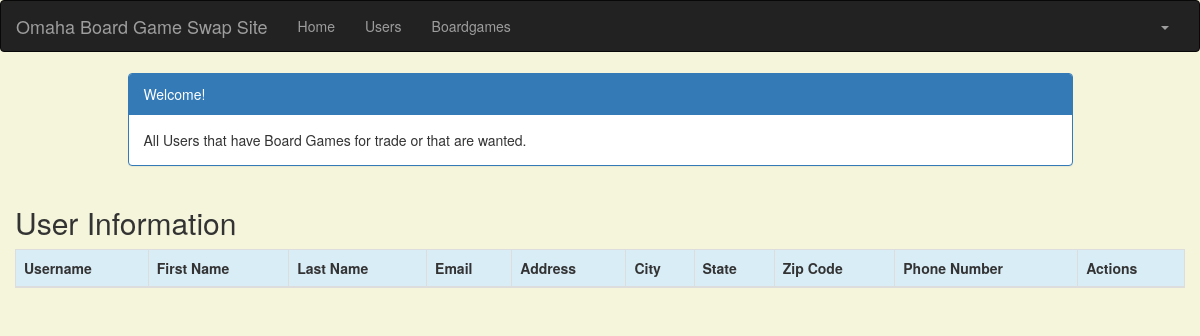
Before: /user_list (signed in) with the older database file.
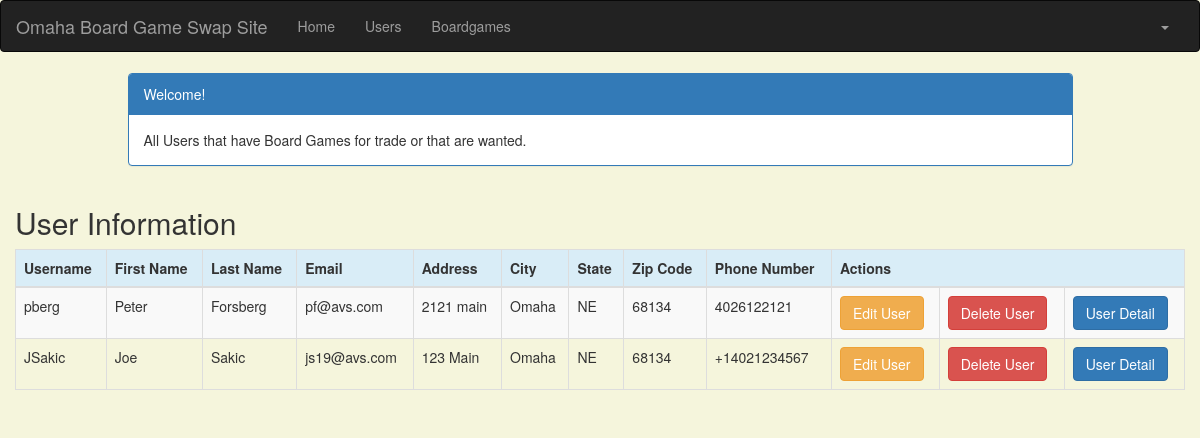
After: the same page with the newer database file.
### crm/models.py (models this page shows, shortened)
class User(models.Model):
    user_name = models.CharField(max_length=50)
    user_first_name = models.CharField(max_length=50)
    user_last_name = models.CharField(max_length=100)
    user_email = models.EmailField(max_length=100)
    address = models.CharField(max_length=200)
    city = models.CharField(max_length=50)
    state = models.CharField(max_length=50)
    zipcode = models.CharField(max_length=10)
    phone_number = models.CharField(max_length=50)
    created_date = models.DateTimeField(default=timezone.now)
    updated_date = models.DateTimeField(auto_now_add=True)

### crm/views.py (the view)
# urls.py: path('user_list', views.user_list, name='user_list'),
@login_required
def user_list(request):
    user = User.objects.filter(created_date__lte=timezone.now())
    return render(request, 'crm/user_list.html',
                  {'users': user})

### templates/crm/user_list.html (shortened to what this page needs)
<!DOCTYPE html>
<html lang="en">
{% extends 'crm/base.html' %}
{% block content %}
    <html>
    <head>
        <link rel="stylesheet" href="https://maxcdn.bootstrapcdn.com/bootstrap/3.3.4/css/bootstrap.min.css">
    </head>
    <body>
    <div class="container">
        <div class="row">
            <div class="col-md-10 col-md-offset-1">
                <div class="panel panel-primary">
                    <div class="panel-heading">Welcome!</div>
                    <div class="panel-body">
                        All Users that have Board Games for trade or that are wanted.
                    </div>
                </div>
            </div>
        </div>
    </div>
    <div class="row">
        <h2 style="padding-left: 15Px">User Information</h2>
    </div>
    <div>
        <table class="table table-striped table-bordered table-hover">
            <thead>
            <tr class="bg-info">
                <th>Username</th>
                <th>First Name</th>
                <th>Last Name</th>
                <th>Email</th>
                {%  if request.user.is_superuser %}
                <th>Address</th>
                <th>City</th>
                <th>State</th>
                <th>Zip Code</th>
                <th>Phone Number</th>
                {% endif %}
                <th colspan="3">Actions</th>
            </tr>
            </thead>
            <tbody>
            {% for user in users %}
                <tr>
                    <td>{{ user.user_name }}</td>
                    <td>{{ user.user_first_name }}</td>
                    <td>{{ user.user_last_name }}</td>
                    <td>{{ user.user_email }}</td>
                    {%  if request.user.is_superuser %}
                    <td>{{ user.address }}</td>
                    <td>{{ user.city }}</td>
                    <td>{{ user.state }}</td>
                    <td>{{ user.zipcode }}</td>
                    <td>{{ user.phone_number }}</td>
                    <td><a href="{% url 'crm:user_edit' pk=user.pk %}"
                           class="btn btn-warning">Edit User</a>
                    <td><a href="{% url 'crm:user_delete' pk=user.pk %}"
                           onclick="return confirm('Are you sure you want to delete?')"
                           class="btn btn-danger">Delete User</a>
                    {% endif %}
                    <td><a href="{% url 'crm:user_detail' pk=user.pk %}"
                           class="btn btn-primary">User Detail</a>
                </tr>
            {% endfor %}
            </tbody>
        </table>
    </div>
    </body>
    </html>
{% endblock %}

### templates/crm/base.html (shortened to what this page needs)
<!DOCTYPE html>
{% load static %}
<html lang="en">
<head>
    <link rel="stylesheet"
          href="https://maxcdn.bootstrapcdn.com/bootstrap/3.3.7/css/bootstrap.min.css">
</head>
<body id="app-layout">
<nav class="navbar navbar-inverse">
    <div class="container-fluid">
        <div class="navbar-header">
            <a class="navbar-brand" href="/">
                Omaha Board Game Swap Site
            </a>
        </div>
        <div class="collapse navbar-collapse" id="myNavbar">
            <ul class="nav navbar-nav">
                <li><a href="{% url 'crm:home' %}">Home</a></li>
                <li><a href="{% url 'crm:user_list' %}">Users</a></li>
                <li><a href="{% url 'crm:boardgames_list' %}">Boardgames</a></li>
            </ul>
            <ul class="nav navbar-nav navbar-right">
                {% if user.is_authenticated %}
                    <li class="dropdown">
                        <a href="#" class="dropdown-toggle" data-toggle="dropdown" role="button" aria-expanded="false">
                            <span class="caret"></span>
                        </a>
                    </li>
                {% else %}
                    <li><a href="{% url 'login' %}"><span class="glyphicon glyphicon-log-in"></span> Login</a></li>
                {% endif %}
            </ul>
        </div>
    </div>
</nav>
<div class="content container">
    <div class="row">
        <div class="col-md-8">
            {% block topcontent %}
                </div>
            {% endblock %}
            {% block content %}{% endblock %}
        </div>
    </div>
</body>
</html>

### templates/crm/base.html (style rules this page uses)
.navbar { margin-bottom: 0; border-radius: 0; }

### templates/crm/user_list.html (style rules this page uses)
body { background-color: beige; }

Changed rows visible on the page:
added User: user_name "pberg", user_first_name "Peter", user_last_name "Forsberg", user_email "pf@avs.com", address "2121 main", city "Omaha", state "NE", zipcode "68134", phone_number "4026122121"
added User: user_name "JSakic", user_first_name "Joe", user_last_name "Sakic", user_email "js19@avs.com", address "123 Main", city "Omaha", state "NE", zipcode "68134", phone_number "+14021234567"
